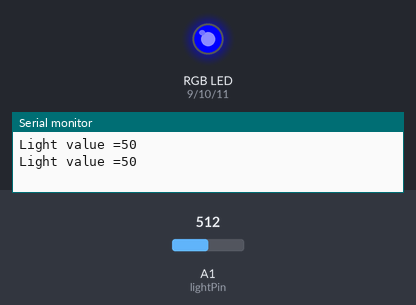
Simulated run of this sketch. Board: Arduino Uno, built with avr-gcc and run on an emulated ATmega328P. Shown: an RGB LED mixed from three pins (HIGH = lit), the last lines printed to the serial monitor. The inputs (shaded band) are chosen by the test bench; at power-on: A1 (lightPin) = 512.

Above: at 1.8 s.
1.9 s: A1 (lightPin) set to 600
3.4 s: A1 (lightPin) set to 631
At 5.1 s:
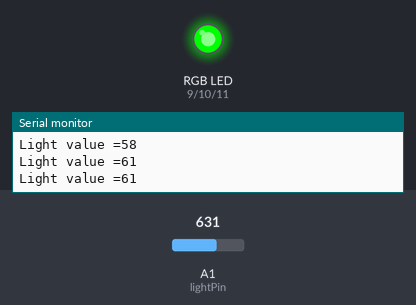
5.5 s: A1 (lightPin) set to 122
At 6.6 s:
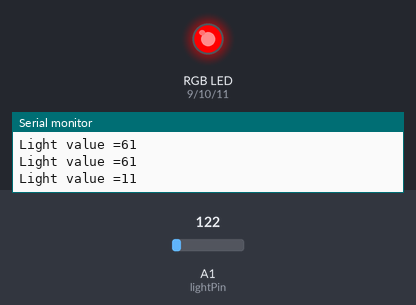
7.5 s: A1 (lightPin) set to 199
9.2 s: A1 (lightPin) set to 232
At 10.9 s:
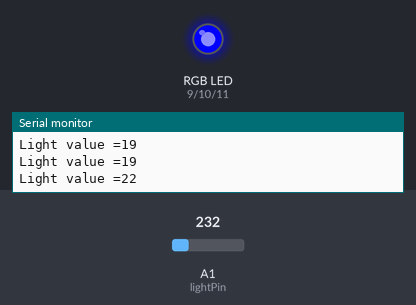
11.5 s: A1 (lightPin) set to 50
At 12.5 s:
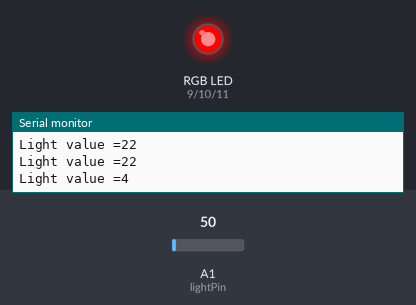
Timing chart, 0 to 14.5 s (numbered marks = the images above; inputs shaded):
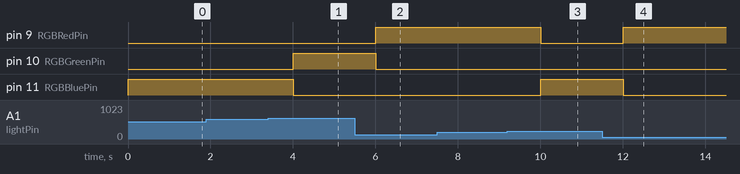

Measured:
- the behaviour switches between 613 and 614 on A1 (lightPin) (found by bisection; images 0 and 1)
- the behaviour switches between 214 and 215 on A1 (lightPin) (found by bisection; images 2 and 3)
- after the input at 3.4 s, pin 10 (RGBGreenPin): LOW → HIGH after 0.60 s; pin 11 (RGBBluePin): HIGH → LOW after 0.60 s
- after the input at 5.5 s, pin 9 (RGBRedPin): LOW → HIGH after 0.50 s; pin 10 (RGBGreenPin): HIGH → LOW after 0.50 s
- after the input at 9.2 s, pin 9 (RGBRedPin): HIGH → LOW after 0.80 s; pin 11 (RGBBluePin): LOW → HIGH after 0.80 s
- after the input at 11.5 s, pin 9 (RGBRedPin): LOW → HIGH after 0.51 s; pin 11 (RGBBluePin): HIGH → LOW after 0.51 s

The sketch:

lab4.ino
```cpp
// (licence header left out)
int lightPin = A1; //The light sensor is plugged into pin A1 of the Arduino.
int data = 0;      //This will store the data from the sensor.
int RGBRedPin = 9;    //The red RGB LED is connected pin 9 of the Arduino.
int RGBGreenPin = 10; //The green RGB LED is connected pin 10 of the Arduino.
int RGBBluePin = 11;  //The blue RGB LED is connected pin 11 of the Arduino.

void setup() { //The Setup function runs once.
  Serial.begin(9600);

  pinMode(RGBRedPin, OUTPUT);    //Setup red RGB LED pin as an output pin.
  pinMode(RGBGreenPin, OUTPUT);  //Setup green RGB LED pin as an output pin.
  pinMode(RGBBluePin, OUTPUT);   //Setup blue RGB LED pin as an output pin.
}

void loop() { //The loop function runs forever.
  data = analogRead(lightPin); //Read the value from the light sensor and store it in the lightData variable.
  Serial.print("Light value =");
  //convert the sensor value to a percentage and store it inside a variable called data.
  data = map(data,0,1023,0,100);
  Serial.println(data);  //Print the data to the serial port.
  //when the percentage of light is less than 20, turn on red
  if(data <=20) {
    //Display Red
    digitalWrite(RGBRedPin, HIGH); //Turn on RED
    digitalWrite(RGBBluePin, LOW);  //Turn off blue
    digitalWrite(RGBGreenPin, LOW);  //Turn off green
//    delay(data);
//    digitalWrite(RGBRedPin, LOW);  //Turn off Red
  }
  //when the percentage of light is less than 60, turn on blue
  else if(data < 60) {
    //Display Blue
    digitalWrite(RGBBluePin, HIGH); //Turn on blue
    digitalWrite(RGBRedPin, LOW);  //Turn off Red
    digitalWrite(RGBGreenPin, LOW);  //Turn off green
//    delay(data);
//    digitalWrite(RGBBluePin, LOW);  //Turn off blue

  }
  //when the percentage of light is greater than 60, turn on green
  else {
    //Display Green
    digitalWrite(RGBGreenPin, HIGH); //Turn on green
    digitalWrite(RGBBluePin, LOW);  //Turn off blue
    digitalWrite(RGBRedPin, LOW);  //Turn off Red
//    delay(data);
//    digitalWrite(RGBGreenPin, LOW);  //Turn off green
  }
  delay(1000);           //Wait 1 second (1000mS) before running again.
}
```
